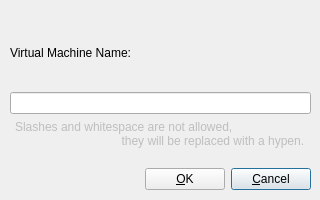
<?xml version="1.0" encoding="UTF-8"?>
<ui version="4.0">
    <class>createwindow</class>
    <widget class="QDialog" name="createwindow">
        <property name="windowModality">
            <enum>Qt::ApplicationModal</enum>
        </property>
        <property name="geometry">
            <rect>
                <x>0</x>
                <y>0</y>
                <width>320</width>
                <height>200</height>
            </rect>
        </property>
        <property name="sizePolicy">
            <sizepolicy hsizetype="Fixed" vsizetype="Fixed">
                <horstretch>0</horstretch>
                <verstretch>0</verstretch>
            </sizepolicy>
        </property>
        <property name="focusPolicy">
            <enum>Qt::StrongFocus</enum>
        </property>
        <property name="windowTitle">
            <string>Dialog</string>
        </property>
        <widget class="QWidget" name="verticalLayoutWidget">
            <property name="geometry">
                <rect>
                    <x>10</x>
                    <y>20</y>
                    <width>301</width>
                    <height>170</height>
                </rect>
            </property>
            <layout class="QVBoxLayout" name="verticalLayout">
                <item>
                    <spacer name="verticalSpacer_2">
                        <property name="orientation">
                            <enum>Qt::Vertical</enum>
                        </property>
                        <property name="sizeHint" stdset="0">
                            <size>
                                <width>20</width>
                                <height>40</height>
                            </size>
                        </property>
                    </spacer>
                </item>
                <item>
                    <widget class="QLabel" name="label">
                        <property name="text">
                            <string>Virtual Machine Name:</string>
                        </property>
                    </widget>
                </item>
                <item>
                    <spacer name="verticalSpacer_3">
                        <property name="orientation">
                            <enum>Qt::Vertical</enum>
                        </property>
                        <property name="sizeHint" stdset="0">
                            <size>
                                <width>20</width>
                                <height>40</height>
                            </size>
                        </property>
                    </spacer>
                </item>
                <item>
                    <layout class="QHBoxLayout" name="horizontalLayout_2">
                        <item>
                            <widget class="QLineEdit" name="name_entry"/>
                        </item>
                    </layout>
                </item>
                <item alignment="Qt::AlignHCenter|Qt::AlignVCenter">
                    <widget class="QLabel" name="label_2">
                        <property name="enabled">
                            <bool>false</bool>
                        </property>
                        <property name="text">
                            <string>Slashes and whitespace are not allowed,
                                they will be replaced with a hypen.
                            </string>
                        </property>
                        <property name="alignment">
                            <set>Qt::AlignLeading|Qt::AlignLeft|Qt::AlignVCenter</set>
                        </property>
                    </widget>
                </item>
                <item>
                    <layout class="QHBoxLayout" name="horizontalLayout">
                        <item>
                            <spacer name="horizontalSpacer">
                                <property name="orientation">
                                    <enum>Qt::Horizontal</enum>
                                </property>
                                <property name="sizeHint" stdset="0">
                                    <size>
                                        <width>40</width>
                                        <height>20</height>
                                    </size>
                                </property>
                            </spacer>
                        </item>
                        <item>
                            <widget class="QPushButton" name="ok_btn">
                                <property name="focusPolicy">
                                    <enum>Qt::StrongFocus</enum>
                                </property>
                                <property name="text">
                                    <string>&amp;OK</string>
                                </property>
                                <property name="icon">
                                    <iconset>
                                        <normalon>:/resources/ok_white_36dp.svg</normalon>
                                    </iconset>
                                </property>
                                <property name="autoDefault">
                                    <bool>false</bool>
                                </property>
                            </widget>
                        </item>
                        <item>
                            <widget class="QPushButton" name="cancel_btn">
                                <property name="text">
                                    <string>&amp;Cancel</string>
                                </property>
                                <property name="icon">
                                    <iconset>
                                        <normalon>:/resources/close_white_36dp.svg</normalon>
                                    </iconset>
                                </property>
                            </widget>
                        </item>
                    </layout>
                </item>
            </layout>
        </widget>
    </widget>
    <tabstops>
        <tabstop>name_entry</tabstop>
        <tabstop>ok_btn</tabstop>
        <tabstop>cancel_btn</tabstop>
    </tabstops>
    <resources>
        <include location="../resources/linbox.qrc"/>
    </resources>
    <connections/>
</ui>
